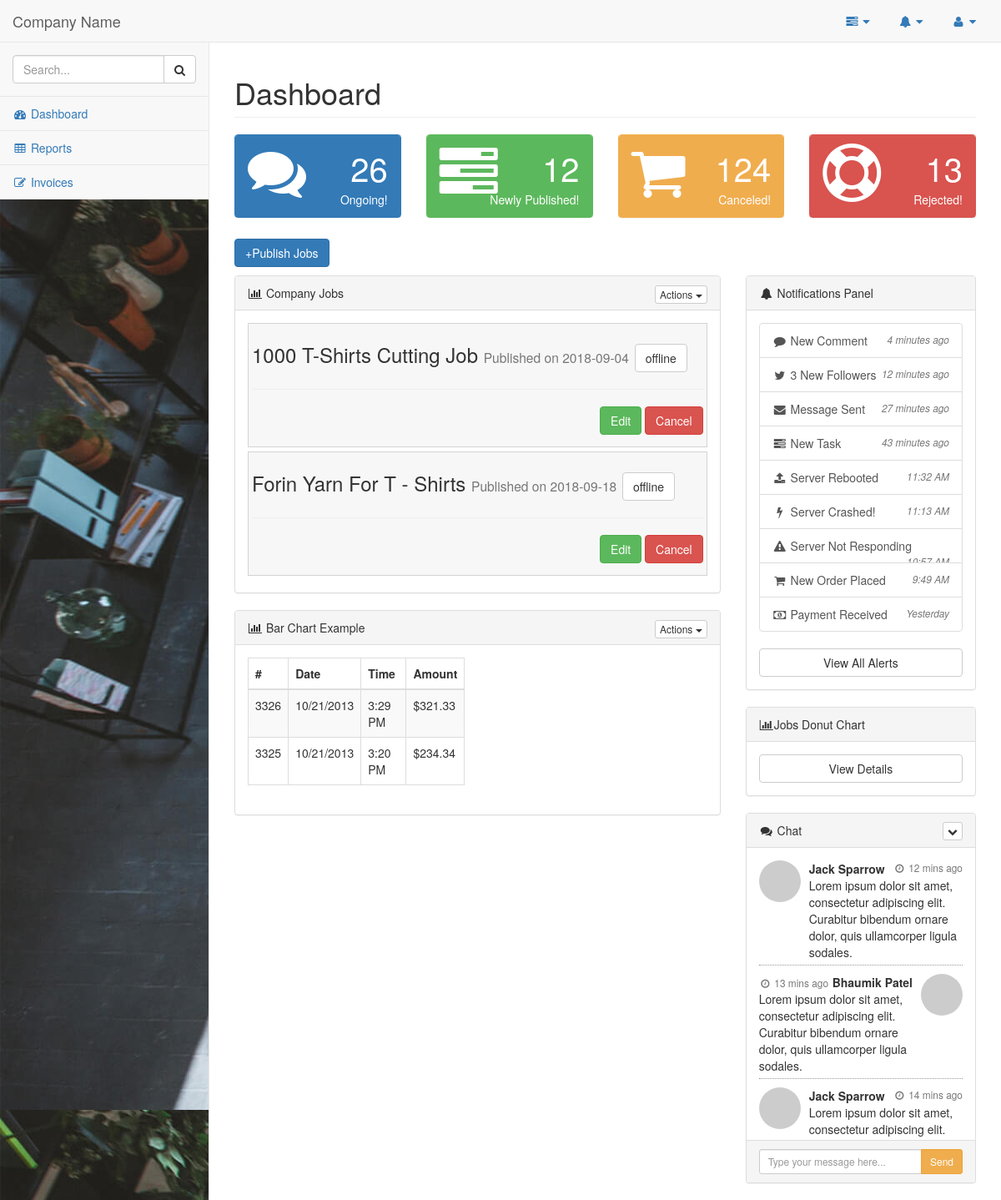
The app's page /pages/company.php, older data.
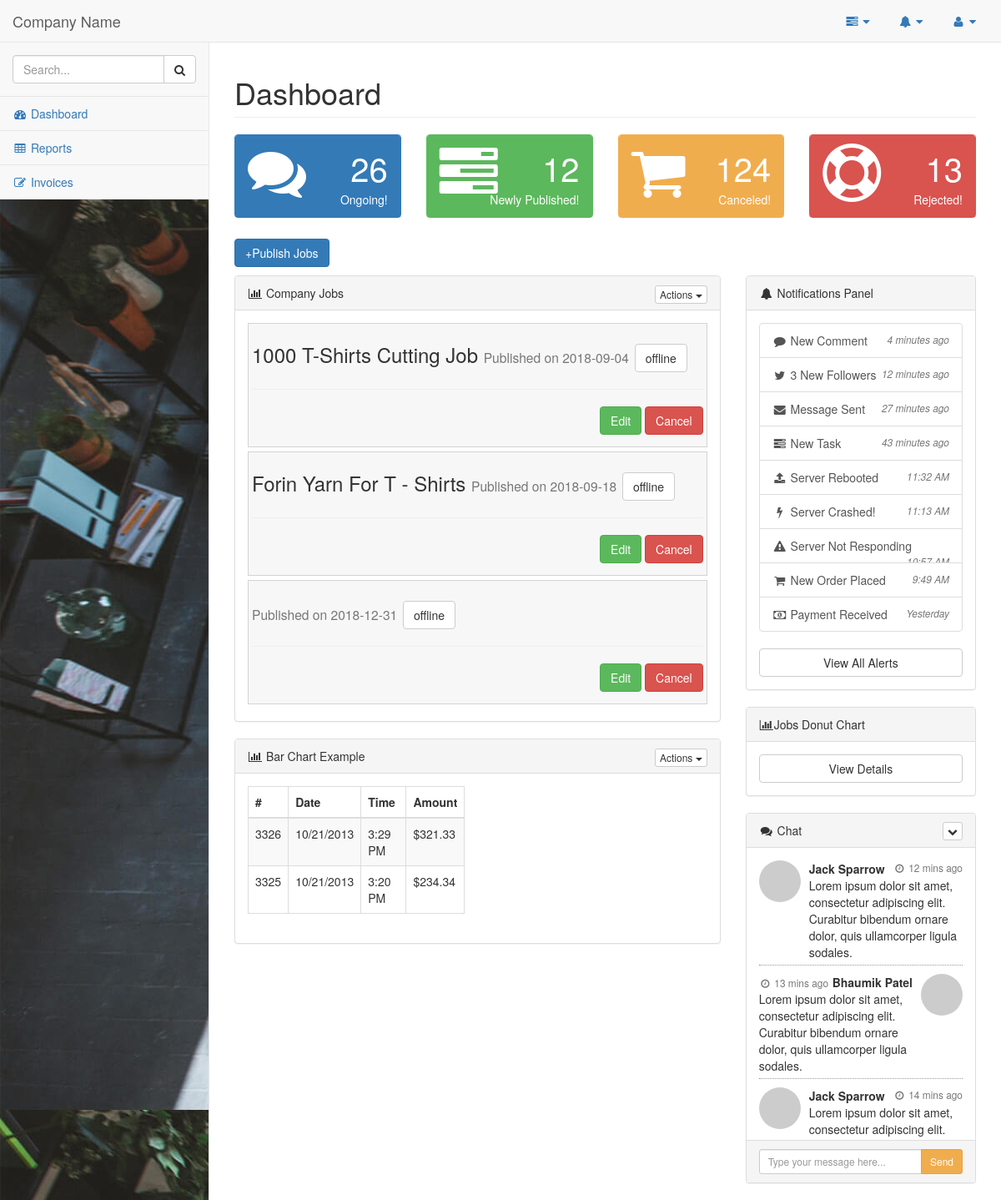
The same page, newer data.
### tables this page shows
CREATE TABLE `company_job` (
  `jobID` int(11) NOT NULL,
  `jobTitle` varchar(45) DEFAULT NULL,
  `jobType` varchar(45) DEFAULT NULL,
  `jobAmount` varchar(45) DEFAULT NULL,
  `jobPeriod` varchar(45) DEFAULT NULL,
  `jobPrice` varchar(45) DEFAULT NULL,
  `jobDate` varchar(45) DEFAULT NULL,
  `jobStatus` varchar(45) DEFAULT NULL,
  `comID` varchar(10) NOT NULL,
  `supID` varchar(45) NOT NULL
);

### pages/query_boxes/company_jobs_published.php (the view, shortened to what this page needs)
<?php
    $queryJob="SELECT * FROM company_job WHERE jobStatus='offline' LIMIT 10";
    $resultJob=mysqli_query($conn,$queryJob);
    if(mysqli_num_rows($resultJob)>0){
        while($rowJob=mysqli_fetch_assoc($resultJob)){
            echo "<div style='line-height:14px;width:100%;height:100%;border:1px solid lightgrey;background-color:rgb(239, 240, 242,0.5);margin:0 0 5px 0;padding:4px'>
                <h3>".$rowJob['jobTitle']." <small>Published on ".$rowJob['jobDate']."</small> <li class='btn btn-default'> ".$rowJob['jobStatus']."</li></h3>
                <hr>
                <p>
                    <div style='text-align:right'>
                        <button data-target='#".$rowJob['jobID']."' data-toggle='modal' class='btn btn-success' >Edit</button>
                        <button class='btn btn-danger' >Cancel</button>
                    </div>
                </p>
                </div>";
        }
    }
?>

Row changes from the older to the newer data that the page shows:
added company_job: jobDate "2018-12-31", jobStatus "offline"
